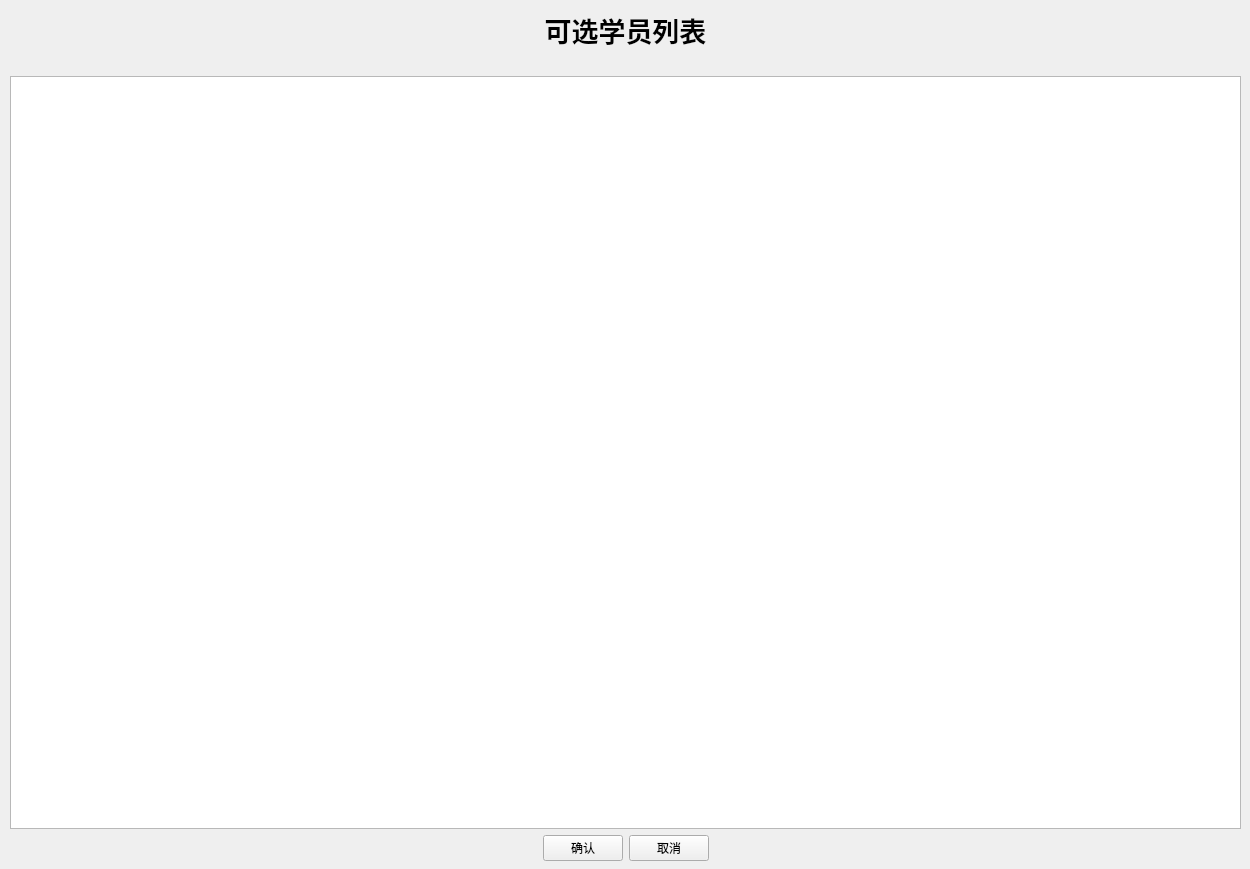
<?xml version="1.0" encoding="UTF-8"?>
<ui version="4.0">
 <class>Form</class>
 <widget class="QWidget" name="Form">
  <property name="geometry">
   <rect>
    <x>0</x>
    <y>0</y>
    <width>1250</width>
    <height>869</height>
   </rect>
  </property>
  <property name="windowTitle">
   <string>Form</string>
  </property>
  <widget class="QWidget" name="verticalLayoutWidget">
   <property name="geometry">
    <rect>
     <x>10</x>
     <y>10</y>
     <width>1231</width>
     <height>851</height>
    </rect>
   </property>
   <layout class="QVBoxLayout" name="verticalLayout">
    <item>
     <widget class="QLabel" name="label">
      <property name="sizePolicy">
       <sizepolicy hsizetype="Preferred" vsizetype="Preferred">
        <horstretch>0</horstretch>
        <verstretch>0</verstretch>
       </sizepolicy>
      </property>
      <property name="font">
       <font>
        <family>Arial Black</family>
        <pointsize>20</pointsize>
        <weight>75</weight>
        <bold>true</bold>
       </font>
      </property>
      <property name="text">
       <string>可选学员列表</string>
      </property>
      <property name="alignment">
       <set>Qt::AlignCenter</set>
      </property>
     </widget>
    </item>
    <item>
     <spacer name="horizontalSpacer_3">
      <property name="orientation">
       <enum>Qt::Horizontal</enum>
      </property>
      <property name="sizeHint" stdset="0">
       <size>
        <width>40</width>
        <height>20</height>
       </size>
      </property>
     </spacer>
    </item>
    <item>
     <widget class="QTableWidget" name="tableWidget"/>
    </item>
    <item>
     <layout class="QHBoxLayout" name="horizontalLayout">
      <item>
       <spacer name="horizontalSpacer">
        <property name="orientation">
         <enum>Qt::Horizontal</enum>
        </property>
        <property name="sizeHint" stdset="0">
         <size>
          <width>40</width>
          <height>20</height>
         </size>
        </property>
       </spacer>
      </item>
      <item>
       <widget class="QPushButton" name="pushButton_2">
        <property name="text">
         <string>确认</string>
        </property>
       </widget>
      </item>
      <item>
       <widget class="QPushButton" name="pushButton">
        <property name="text">
         <string>取消</string>
        </property>
       </widget>
      </item>
      <item>
       <spacer name="horizontalSpacer_2">
        <property name="orientation">
         <enum>Qt::Horizontal</enum>
        </property>
        <property name="sizeHint" stdset="0">
         <size>
          <width>40</width>
          <height>20</height>
         </size>
        </property>
       </spacer>
      </item>
     </layout>
    </item>
   </layout>
  </widget>
 </widget>
 <resources/>
 <connections/>
</ui>
